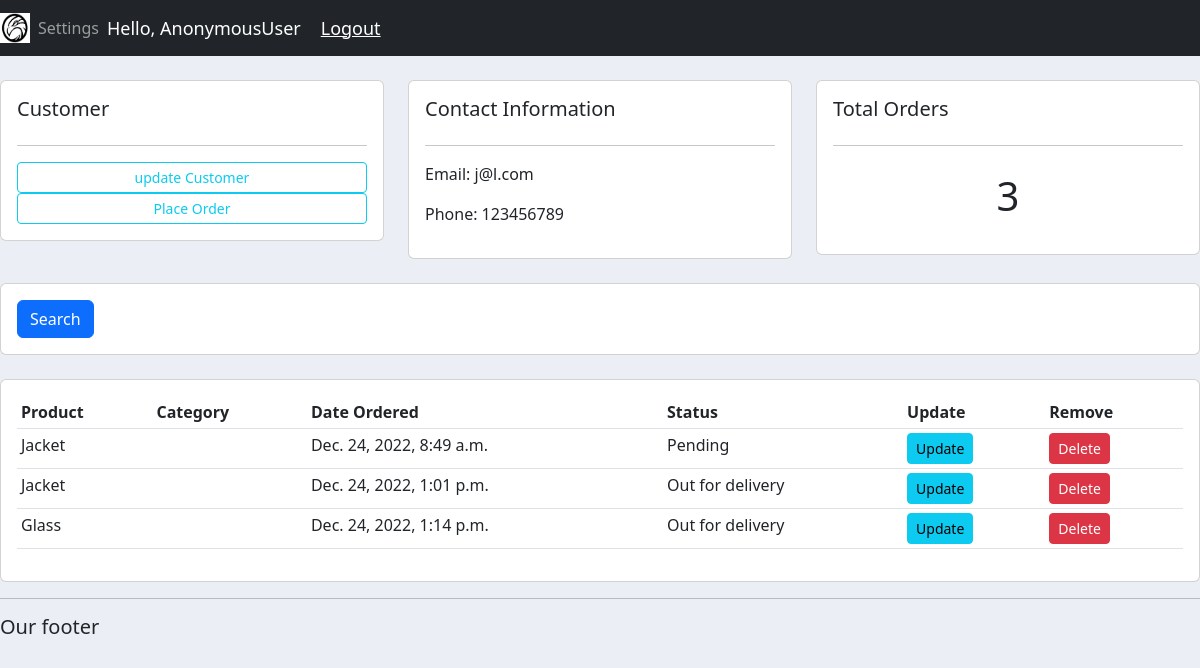
The app's page /customer/1/ with its own data.
### accounts/models.py (models this page shows, shortened)
class Customer(models.Model):
    user = models.OneToOneField(User, null=True, blank=True, on_delete=models.CASCADE)
    name = models.CharField(max_length=200, null=True)
    phone = models.CharField(max_length=200, null=True)
    email = models.EmailField(max_length=200, null=True)
    profile_pic = models.ImageField(default="_default.png", null=True, blank=True)
    date_created = models.DateTimeField(auto_now_add=True, null=True)

class Order(models.Model):
    STATUS=(
        ('Pending','Pending'),
        ('Out for delivery','Out for delivery'),
        ('Delivered','Delivered'),
    )
    customer = models.ForeignKey(Customer, null=True, on_delete=models.SET_NULL)
    product = models.ForeignKey(Product, null=True, on_delete=models.SET_NULL)
    date_created = models.DateTimeField(auto_now_add=True, null=True)
    status = models.CharField(max_length=200, null=True,choices=STATUS)

class Product(models.Model):
    CATEGORY=(
        ('Indoor','Indoor'),
        ('Out door','Out door'),
    )
    name = models.CharField(max_length=200, null=True)
    price = models.FloatField(null=True)
    category = models.CharField(max_length=200, null=True,choices=CATEGORY)
    description = models.CharField(max_length=200, null=True, blank=True)
    date_created = models.DateTimeField(auto_now_add=True, null=True)
    tags = models.ManyToManyField(Tag)
    def __str__(self):
        return self.name

### accounts/views.py (the view)
# urls.py: path('customer/<str:pk>/', views.customer, name='customer'),
def customer(request,pk):
    customer = Customer.objects.get(id=pk)
    orders = customer.order_set.all()
    orders_count = orders.count()
    context = {'customer':customer, 'orders':orders,'orders_count':orders_count}
    return render(request , 'accounts/customer.html', context)

### accounts/templates/accounts/customer.html
{% extends 'accounts/main.html' %}
{% block content %}
<br>
<div class="row">
    <div class="col-md">
        <div class="card card-body">
            <h5>Customer</h5>
            <hr>
            <a class="btn btn-outline-info btn-sm btn-block" href="">update Customer</a>
            <a class="btn btn-outline-info btn-sm btn-block" href="{% url 'create_order' customer.id %}">Place Order</a>
        </div>
    </div>
    <div class="col-md">
        <div class="card card-body">
            <h5>Contact Information</h5>
            <hr>
            <p>Email: {{ customer.email}}</p>
            <p>Phone: {{ customer.phone}}</p>
        </div>
    </div>
    <div class="col-md">
        <div class="card card-body">
            <h5>Total Orders</h5>
            <hr>
            <h1 style="text-align: center;padding: 10px;">{{ orders_count}}</h1>
        </div>
    </div>
</div>
<br>
<div class="row">
    <div class="col">
        <div class="card card-body">
            <form method="get">
                <button class="btn btn-primary" type="submit">Search</button>
            </form>
        </div>
    </div>
</div>
<br>
<div class="row">
    <div class="col-md">
        <div class="card card-body">
            <table class="table table-sm">
                <tr>
                    <th>Product</th>
                    <th>Category</th>
                    <th>Date Ordered</th>
                    <th>Status</th>
                    <th>Update</th>
                    <th>Remove</th>
                </tr>
                {% for order in orders %}
                <tr>
                    <td>{{ order.product }}</td>
                    <td>{{ order.status.category }}</td>
                    <td>{{ order.date_created }}</td>
                    <td>{{ order.status }}</td>
                    <td><a class="btn btn-sm btn-info" href="{% url 'update_order' order.id %}">Update</a></td>
                    <td><a class="btn btn-sm btn-danger" href="{% url 'delete_order' order.id %}">Delete</a></td>
                </tr>
                {% endfor %}
            </table>
        </div>
    </div>
</div>
{% endblock %}

### static/css/main.css (style rules this page uses)
body { background-color: #ebeff5; }

### records on screen
Customer: email "j@l.com", phone "123456789"
Order: product "Jacket", date_created "Dec. 24, 2022, 8:49 a.m.", status "Pending"
Order: product "Jacket", date_created "Dec. 24, 2022, 1:01 p.m.", status "Out for delivery"
Order: product "Glass", date_created "Dec. 24, 2022, 1:14 p.m.", status "Out for delivery"

### other values on screen
{{ request.user }} "AnonymousUser"
{{ orders_count }} "3"
